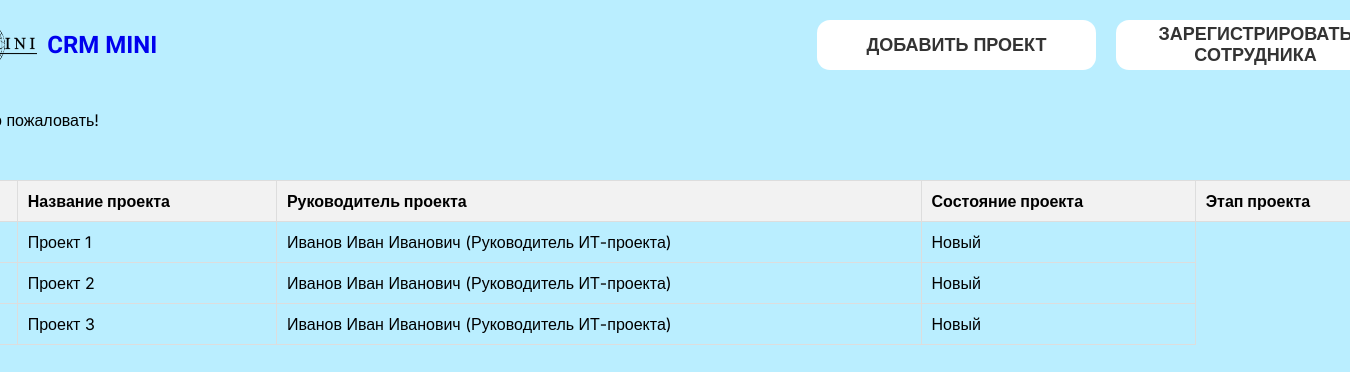
The page / on the database its author committed.
### crmmini/models.py (models this page shows, shortened)
class Project(models.Model):
    STATUS_CHOICES = [
        ('NEW', 'Новый'),
        ('IN_PROGRESS', 'В процессе'),
        ('COMPLETED', 'Завершен'),
    ]
    name = models.CharField(max_length=200)
    manager = models.ForeignKey(CustomUser, on_delete=models.CASCADE, related_name='managed_projects', limit_choices_to={'role': 'IT_PROJECT_MANAGER'})
    status = models.CharField(max_length=50, choices=STATUS_CHOICES, default='NEW')
    members = models.ManyToManyField(CustomUser, related_name='projects', blank=True)
    created_at = models.DateTimeField(default=timezone.now, verbose_name='Дата создания')

class CustomUser(AbstractUser):
    ROLE_CHOICES = [
        ('IT_PROJECT_MANAGER', 'Руководитель ИТ-проекта'),
        ('SUBCONTRACTOR_PROJECT_MANAGER', 'Руководитель ИТ-проекта от подрядчика'),
        ('LEAD_ARCHITECT', 'Главный архитектор ИТ-проекта'),
        ('SECURITY_ARCHITECT', 'Архитектор по ИБ'),
        ('INTEGRATION_ARCHITECT', 'Архитектор по межсистемной интеграции'),
        ('INFRASTRUCTURE_ARCHITECT', 'Архитектор по инфраструктуре'),
        ('BUSINESS_ANALYST', 'Бизнес-аналитик'),
        ('IT_PROJECT_ADMIN', 'Администратор ИТ-проекта'),
    ]
    role = models.CharField(max_length=50, choices=ROLE_CHOICES, default='IT_PROJECT_MANAGER')
    last_name = models.CharField(max_length=150, verbose_name='Фамилия')
    first_name = models.CharField(max_length=150, verbose_name='Имя')
    middle_name = models.CharField(max_length=150, verbose_name='Отчество', blank=True, null=True)
    date_of_birth = models.DateField(verbose_name='Дата рождения', blank=True, null=True)
    phone_number = models.CharField(max_length=20, verbose_name='Номер телефона', blank=True, null=True)
    address = models.TextField(verbose_name='Адрес', blank=True, null=True)
    personal_id = models.CharField(max_length=50, verbose_name='Личный ID', unique=True, blank=True, null=True)
    registration_date = models.DateField(default=timezone.now, verbose_name='Дата регистрации')
    groups = models.ManyToManyField(
        'auth.Group',
        related_name='customuser_set',
        blank=True,
        help_text='The groups this user belongs to. A user will get all permissions granted to each of their groups.',
        verbose_name='groups',
    )
    user_permissions = models.ManyToManyField(
        'auth.Permission',
        related_name='customuser_set',
        blank=True,
        help_text='Specific permissions for this user.',
        verbose_name='user permissions',
    )
    def __str__(self):
        role_display = dict(self.ROLE_CHOICES).get(self.role, '')
        full_name = f"{self.last_name} {self.first_name} {self.middle_name or ''} ({role_display})"
        return full_name.strip().replace('  ', ' ')

### crmmini/views.py (the view)
# urls.py: path('', views.home, name='home'),
def home(request):
    projects = Project.objects.all()
    return render(request, 'home.html', {'projects': projects})

### templates/home.html
{% extends 'base.html' %}
{% load static %}
{% block content %}
<div class="welcome-message">Добро пожаловать!</div>
<table onclick="window.location.href='{% url 'projects_list' %}'" style="cursor: pointer;">
    <thead>
        <tr>
            <th>№</th>
            <th>Название проекта</th>
            <th>Руководитель проекта</th>
            <th>Состояние проекта</th>
            <th>Этап проекта</th>
        </tr>
    </thead>
    <tbody>
        {% for project in projects %}
        <tr>
            <td>{{ forloop.counter }}</td>
            <td>{{ project.name }}</td>
            <td>{{ project.manager }}</td>
            <td>{{ project.get_status_display }}</td>
        </tr>
        {% endfor %}
    </tbody>
</table>
{% endblock %}

### templates/base.html (shortened to what this page needs)
{% load static %}
<!DOCTYPE html>
<html lang="ru">
<head>
</head>
<body>
    <header>
        <a href="{% url 'home' %}" class="logo">
            <img src="{% static 'main/img/logocrmmini.png' %}" alt="Logo" style="height: 50px;">
            <span class="logo-text">CRM MINI</span>
        </a>
        <div class="actions">
            <button class="action-button" onclick="window.location.href='{% url 'add_project' %}'">Добавить проект</button>
            <button class="action-button" onclick="window.location.href='{% url 'register_user' %}'">Зарегистрировать сотрудника</button>
        </div>
    </header>
    <div class="main-content">
        {% block content %}
        {% endblock %}
    </div>
</body>
</html>

### templates/base.html (style rules this page uses)
body { font-family: 'Inter', sans-serif; background-color: #BAEEFF; margin: 0; padding: 0; display: flex; flex-direction: column; align-items: center; height: 100vh; }
header { position: relative; width: 1440px; padding: 20px; background-color: #BAEEFF; text-align: center; display: flex; justify-content: space-between; align-items: center; }
.logo { display: flex; align-items: center; cursor: pointer; text-decoration: none; }
.logo-text { font-family: 'Bona Nova', serif; font-size: 24px; font-weight: bold; text-transform: uppercase; margin-left: 10px; }
.actions { display: flex; gap: 20px; }
.action-button { width: 279px; height: 50px; background-color: white; border-radius: 13px; border: none; font-size: 18px; font-weight: 600; text-transform: uppercase; color: #333; cursor: pointer; transition: background-color 0.3s ease; }
.main-content { width: 1440px; margin-top: 20px; }
table { width: 100%; border-collapse: collapse; margin-top: 50px; }
th, td { border: 1px solid #ddd; padding: 10px; text-align: left; }
th { background-color: #f2f2f2; font-weight: bold; }

### rows shown on the page
Project: name "Проект 1", manager "Иванов Иван Иванович (Руководитель ИТ-проекта)", status "Новый"
Project: name "Проект 2", manager "Иванов Иван Иванович (Руководитель ИТ-проекта)", status "Новый"
Project: name "Проект 3", manager "Иванов Иван Иванович (Руководитель ИТ-проекта)", status "Новый"
